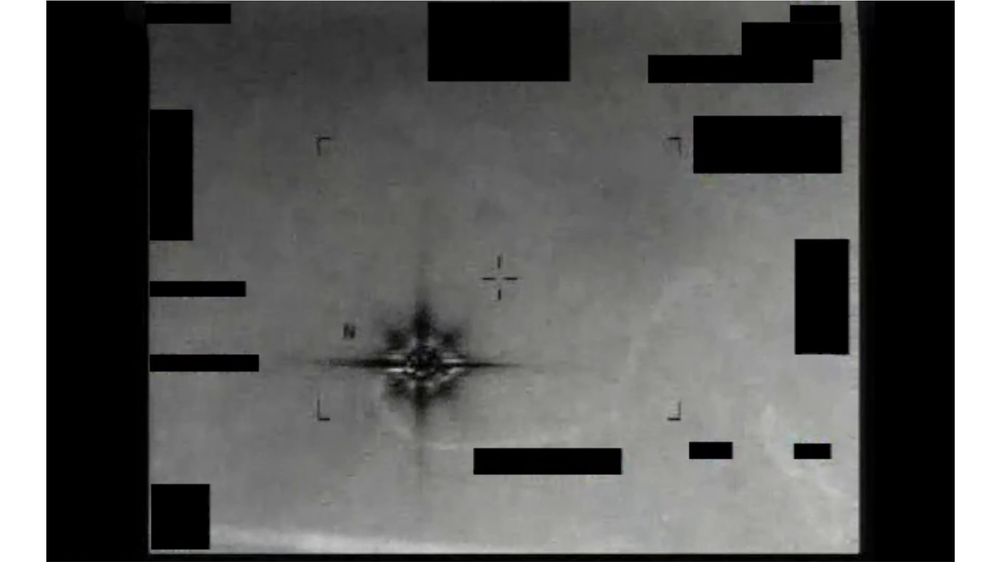
#> input picture data/vlm_eval_set/20260625/images/vlm_0001_DOW-UAP-PR038_Unresolved_UAP_Report_Middle_East_2013_frame_0030.png, 1000 x 562 px, shrunk from 1920 x 1080 before the run
$ python -i frame_delta_analyzer.py   (imports and definitions only)
#> lines starting #> are read from the running program, lines starting #| are printed output that depends on the picture; after the words box and inside, x2 and y2 are one past the last pixel; in counts of white or black regions, pixels touching at a corner belong together
#!/usr/bin/env python3
"""
frame_delta_analyzer.py

Adaptive Frame ディレクトリ内の連続フレームを比較し、
フレーム間の差分・変化イベント・輝点移動を分析する。

使用方法:
  python3 scripts/frame_delta_analyzer.py \\
    --frames-dir data/adaptive_frames/20260626/<slug>/ \\
    --article-id R02-044 \\
    --source-id DOW-UAP-PR054_Spherical_UAP_Erratic_movement_CALLSIGN_Mission_2022 \\
    --output-dir data/frame_delta_runs/20260626/ \\
    [--interval 3.0] \\
    [--execute]

--execute なし: dry-run（読み込み対象と出力予定のみ確認）
--execute あり: CSV / JSONL / summary.md を生成
"""

import argparse
import csv
import json
import os
import sys
from pathlib import Path
from datetime import datetime

try:
    from PIL import Image, ImageChops, ImageStat
except ImportError:
    print("ERROR: Pillow が必要です: pip install pillow", file=sys.stderr)
    sys.exit(1)

# ============================================================
# 閾値定数（映像の性質に応じて調整可能）
# ============================================================
CUT_THRESHOLD     = 35.0   # mean_diff ≥ → CUT（全体が急変）
CAMERA_THRESHOLD  = 12.0   # mean_diff ≥ & 集中度低 → CAMERA_MOTION
OBJECT_THRESHOLD  =  5.0   # mean_diff ≥ & 集中度高 → OBJECT_MOVE
STATIC_THRESHOLD  =  2.0   # mean_diff < → STATIC
CONC_RATIO        =  4.0   # max_diff / mean_diff ≥ → 局所集中と判定
BRIGHT_PX_TH      = 220    # 輝点とみなす輝度閾値（0-255）
BRIGHT_COUNT_MIN  =  20    # 輝点ピクセル数の最小（超えたら「輝点あり」と判定）
APPEAR_RATIO      =  4.0   # 輝点数が前フレームの X 倍以上増えたら APPEAR
DISAPPEAR_RATIO   =  0.25  # 輝点数が前フレームの X 倍以下になったら DISAPPEAR
POS_DELTA_REVIEW  = 80.0   # 輝点重心の移動量(px) ≥ → REVIEW_REQUIRED
GRID_N            =  4     # ホットスポット検出グリッド分割数（N×N）

# ============================================================
# フレーム単体の特徴量
# ============================================================

def count_bright_pixels(img_gray: Image.Image) -> int:
    """閾値以上の輝度ピクセル数（高速：point + histogram）"""
    mask = img_gray.point(lambda v: 255 if v >= BRIGHT_PX_TH else 0, "1")
    return mask.histogram()[255]


def bright_centroid(img_gray: Image.Image, bc: int) -> tuple:
    """
    輝度閾値以上のピクセルの重心座標を返す。
    輝点が十分でない場合は (None, None)。
    重心計算が必要な場合のみ呼ぶこと（低速）。
    """
    if bc < BRIGHT_COUNT_MIN:
        return None, None
    w, h = img_gray.size
    data = img_gray.getdata()
    sx = sy = cnt = 0
    for i, v in enumerate(data):
        if v >= BRIGHT_PX_TH:
            sx += i % w
            sy += i // w
            cnt += 1
    if cnt == 0:
        return None, None
    return sx // cnt, sy // cnt


def analyze_frame(path: Path) -> dict:
    """フレーム1枚の特徴量を計算してキャッシュ用 dict を返す。"""
    img = Image.open(path).convert("L")
    bc  = count_bright_pixels(img)
#> in count_bright_pixels, `mask = img_gray.point(lambda v: 255 if v >= BRIGHT_PX_TH else 0, "1")`:
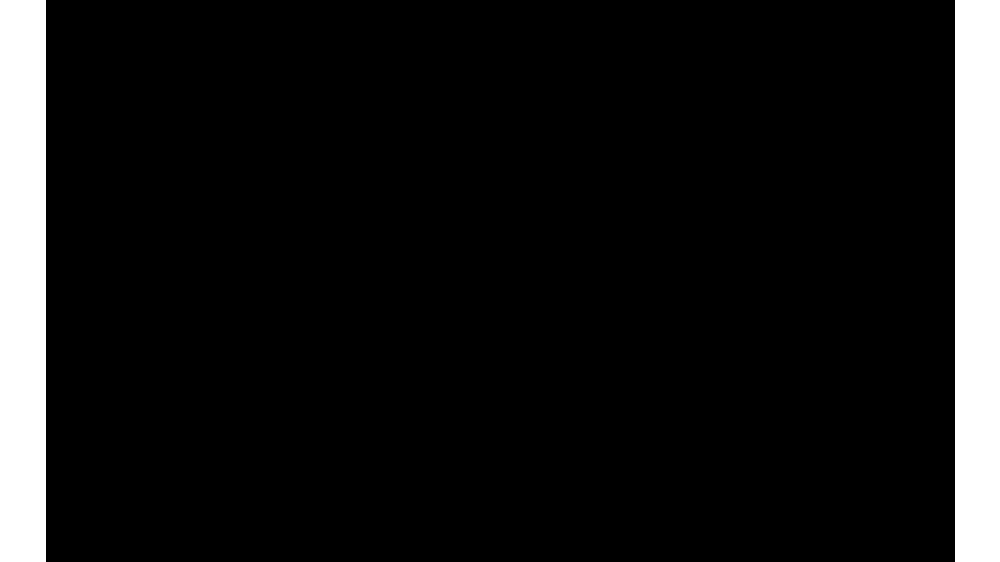
#> mask: PIL image 1000x562 1; 9.1% white; 2 white regions, box (x1, y1, x2, y2) and area: (0, 0, 46, 562) 25852, (955, 0, 1000, 562) 25290
#> bc = 51142
    cx, cy = bright_centroid(img, bc)
#> the loop in bright_centroid, `for i, v in enumerate(data):` made 562000 passes
#> (v, sx) on passes 1 to 12: (255, 0), (255, 1), (255, 3), (255, 6), (255, 10), (255, 15), (255, 21), (255, 28), (255, 36), (255, 45), (255, 55), (255, 66)
#> sx on passes 956 to 961: 1990, 2946, 3903, 4861, 5820, 6780
#> after the loop in bright_centroid, `for i, v in enumerate(data):`: sx = 25290000; sy = 14345331
#> cx = 494; cy = 280
    return {"img": img, "bc": bc, "cx": cx, "cy": cy}


# ============================================================
# フレームペア差分分析
# ============================================================

# [132 lines left out: functions find_hotspot_grid, analyze_pair, classify_event, not called in this run]


# ============================================================
# 出力
# ============================================================

CSV_FIELDS = [
    "pair_id",
    "frame_prev", "frame_curr",
    "timestamp_prev_s", "timestamp_curr_s",
    "mean_diff", "std_diff", "max_diff", "center_mean",
    "hotspot_x", "hotspot_y", "hotspot_tile_mean", "concentration",
    "bright_count_prev", "bright_count_curr",
    "bright_cx_prev", "bright_cy_prev",
    "bright_cx_curr", "bright_cy_curr",
    "position_delta_px",
    "event_type",
]


# [355 lines left out: functions write_csv, write_jsonl, write_summary, parse_frame_number, frame_to_timestamp, main, not called in this run]


# [2 lines not run here, left out]

>>> result = analyze_frame('../data/vlm_eval_set/20260625/images/vlm_0001_DOW-UAP-PR038_Unresolved_UAP_Report_Middle_East_2013_frame_0030.png')
#> result = 4 items

$ run again, on data/vlm_eval_set/20260625/images/vlm_0003_DOW-UAP-PR038_Unresolved_UAP_Report_Middle_East_2013_frame_0005.png
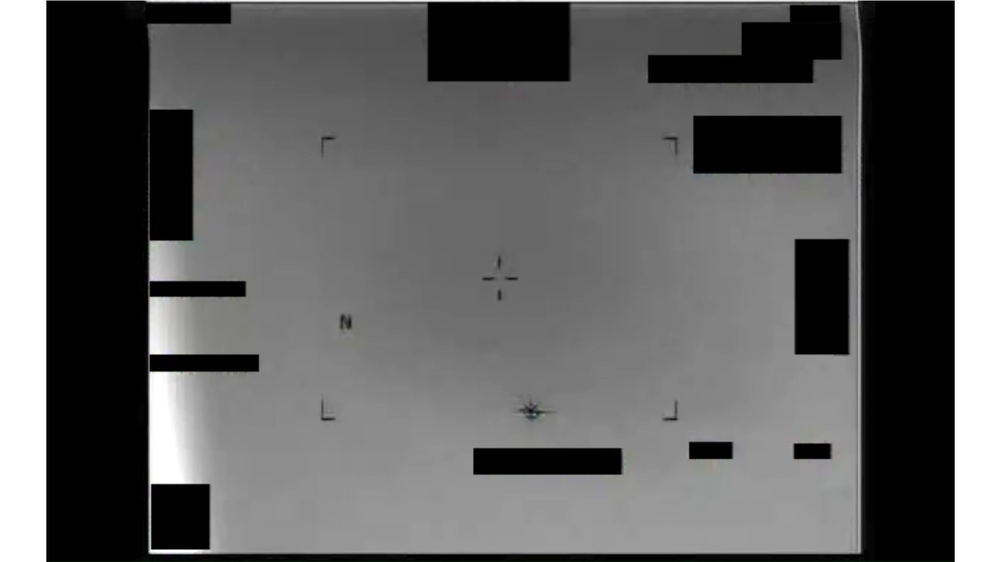
#> input picture data/vlm_eval_set/20260625/images/vlm_0003_DOW-UAP-PR038_Unresolved_UAP_Report_Middle_East_2013_frame_0005.png, 1000 x 562 px, shrunk from 1920 x 1080 before the run
#> in count_bright_pixels, `mask = img_gray.point(lambda v: 255 if v >= BRIGHT_PX_TH else 0, "1")`:
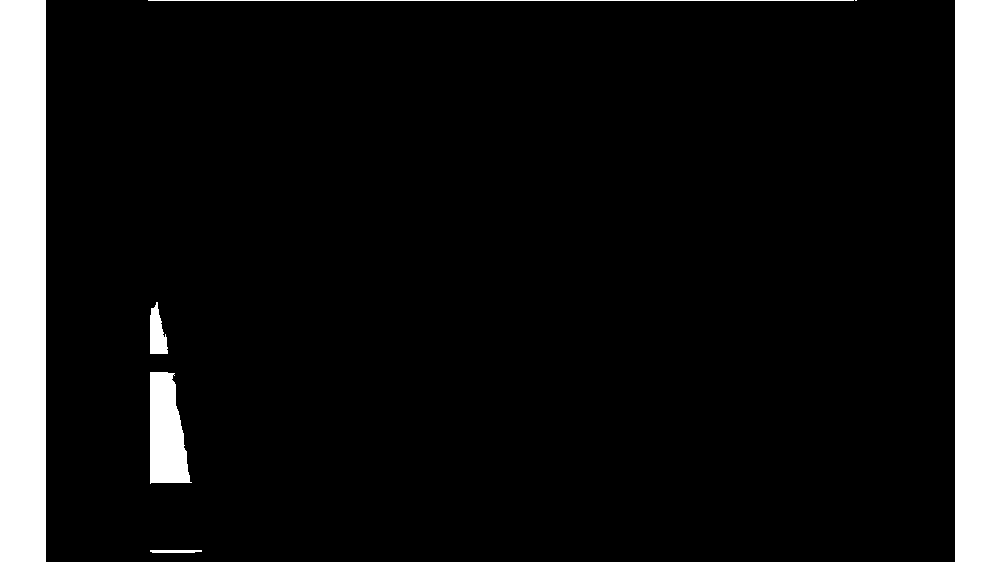
#> mask: PIL image 1000x562 1; 10% white; 7 white regions (1 under 20 px), largest, box (x1, y1, x2, y2) and area: (0, 0, 46, 562) 25852, (955, 0, 1000, 562) 25290, (150, 372, 192, 484) 3509, (148, 0, 854, 1) 706, (150, 302, 168, 354) 635, (150, 550, 202, 553) 147
#> bc = 56141
#> the loop in bright_centroid, `for i, v in enumerate(data):` made 562000 passes
#> (v, sx) on passes 1 to 8: (255, 0), (255, 1), (255, 3), (255, 6), (255, 10), (255, 15), (255, 21), (255, 28)
#> after the loop in bright_centroid, `for i, v in enumerate(data):`: sx = 26351984; sy = 16155438
#> cx = 469; cy = 287
#> result = 4 items
